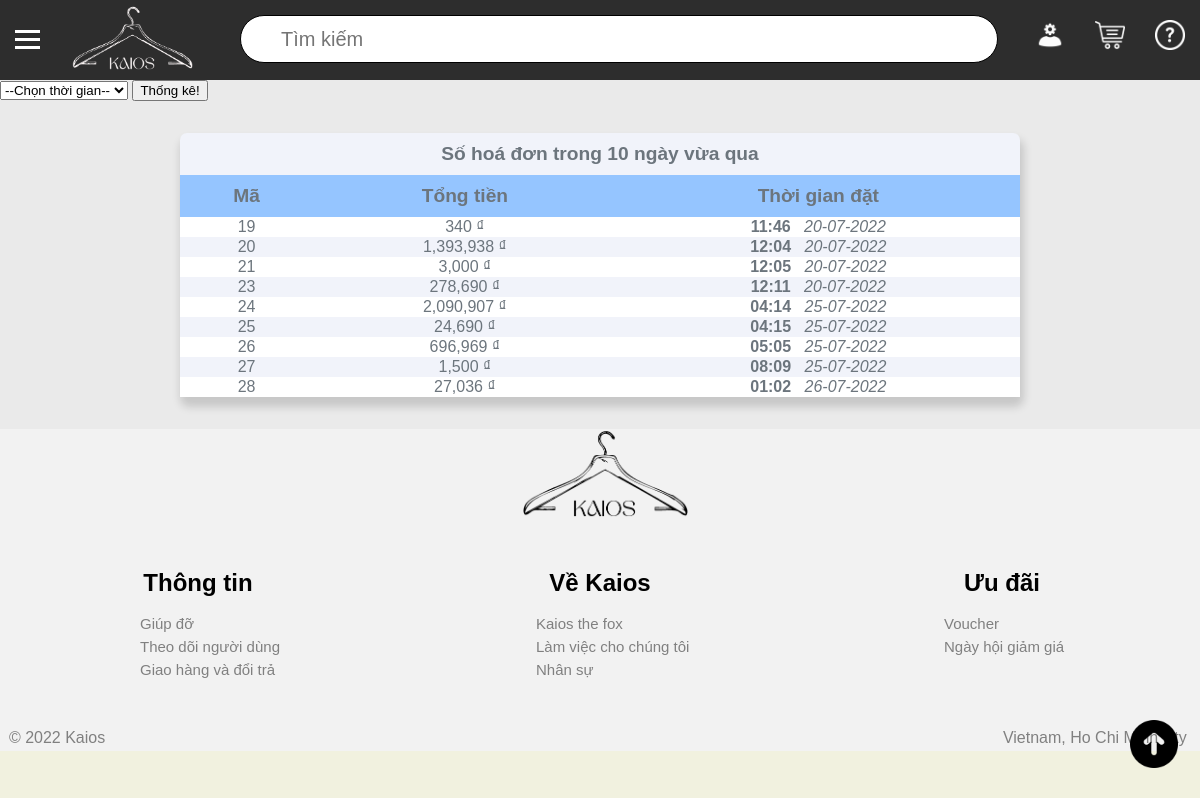
The app's page /admin/overview/orders.php (signed in), older data.
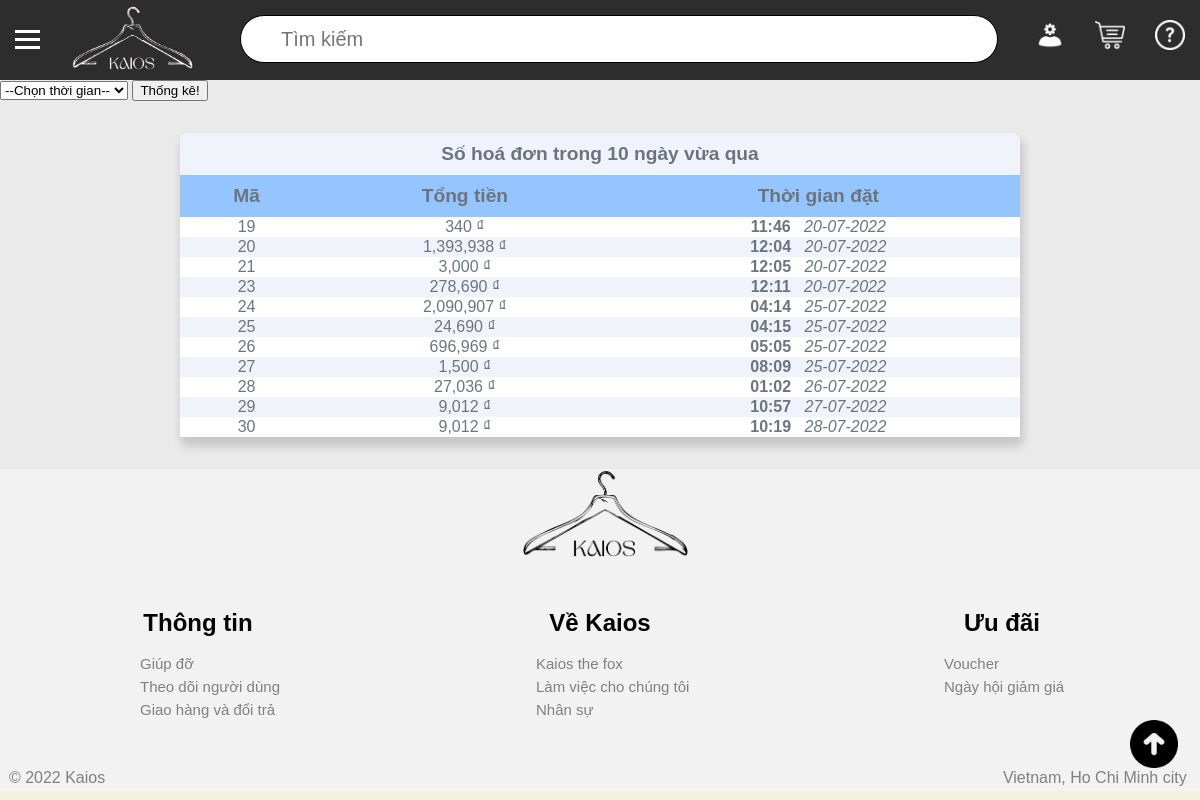
The same page, newer data.
### tables this page shows
CREATE TABLE `hoa_don` (
  `ma` int(11) NOT NULL,
  `ma_khach_hang` int(11) NOT NULL,
  `trang_thai` int(11) NOT NULL,
  `dia_chi_nguoi_nhan` text NOT NULL,
  `thoi_gian_dat` timestamp NOT NULL DEFAULT CURRENT_TIMESTAMP,
  `ten_nguoi_nhan` varchar(200) NOT NULL,
  `sdt_nguoi_nhan` varchar(20) NOT NULL,
  `ghi_chu` text NOT NULL,
  `tong_tien` int(11) NOT NULL
);

### admin/overview/orders.php (the view, shortened to what this page needs)
<!DOCTYPE html>
<html>
<head>
	<link rel="stylesheet" type="text/css" href="../../styles.css">
    <link rel="stylesheet" type="text/css" href="./overview.css">
</head>
<body>
    <?php
    require '../../database/connect.php';
    $query_order = "
        SELECT
        hoa_don.ma as ma,
        hoa_don.tong_tien as tong_tien,
        hoa_don.thoi_gian_dat as thoi_gian_dat
        FROM hoa_don
        WHERE
        (hoa_don.thoi_gian_dat >= DATE_SUB(CURRENT_TIMESTAMP, INTERVAL 10 DAY)
            AND
            (hoa_don.thoi_gian_dat <= CURRENT_TIMESTAMP))
    ";
    $result_order = mysqli_query($connect,$query_order);
    $num_rows = mysqli_num_rows($result_order);
    ?>
    <div id="main_div">
      <?php include '../header.php'; ?>
    <div id="middle_div" style="z-index: 9999">
        <div>
            <form action="process_orders.php" method="post">
                <select id="range">
                    <option disabled selected hidden value="default">
                        --Chọn thời gian--
                    </option>
                </select>
                <button type="submit">Thống kê!</button>
            </form>
        </div>
        <div id="content">
            <p>
                <table id="main_table">
                    <tr>
                        <th colspan="3">
                            Số hoá đơn trong 10 ngày vừa qua
                        </th>
                    </tr>
                    <tr style="background-color: #95c5ff;">
                        <th>
                            Mã
                        </th>
                        <th>
                            Tổng tiền
                        </th>
                        <th>
                            Thời gian đặt
                        </th>
                    </tr>
                    <?php foreach($result_order as $each) { ?>
                        <?php
                        if ($num_rows % 2 == 0) $row_color = "#f1f3fa";
                        else if ($num_rows % 2 == 1) $row_color = "#ffffff";
                        $num_rows--;
                        ?>
                        <tr name="each_row" style="background-color: <?php echo $row_color ?>;">
                            <td>
                                <?php echo $each['ma']; ?>
                            </td>
                            <td>
                                <?php echo number_format($each['tong_tien'],0, '', ','). ' ₫
                                ' ?>
                            </td>
                            <td>
                               <b>
                                <?php
                                echo date('H:i',strtotime($each['thoi_gian_dat']))
                                ?>
                            </b>
                            <em>
                                <?php
                                echo date('d-m-Y',strtotime($each['thoi_gian_dat']))
                                ?>
                            </em>
                        </td>
                    </tr>
                <?php } ?>
            </table>
        </p>
    </div>
</div>
<?php include '../../partial/footer.php';?>
</div>
</body>
</html>

Row changes from the older to the newer data that the page shows:
added hoa_don: ma "29", tong_tien "9,012", thoi_gian_dat "10:57", thoi_gian_dat "27-07-2022"
added hoa_don: ma "30", tong_tien "9,012", thoi_gian_dat "10:19", thoi_gian_dat "28-07-2022"
